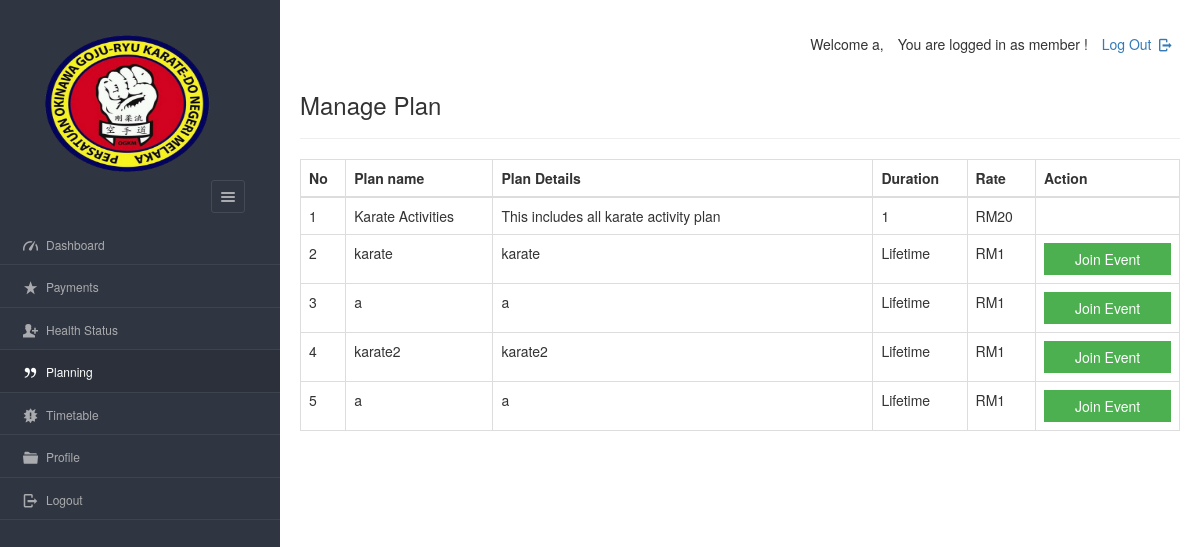
/dashboard/coach/view_plan.php (signed in), run on an earlier commit of the app's database.
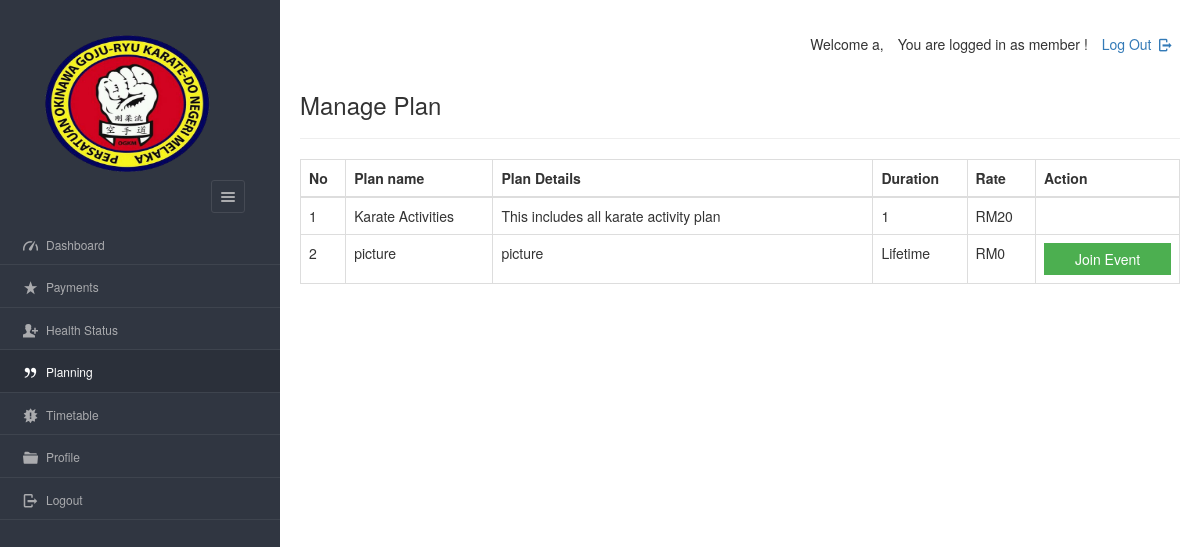
And on a later commit of the database.
### tables this page shows
CREATE TABLE `plan` (
  `planid` varchar(8) NOT NULL,
  `planName` varchar(20) NOT NULL,
  `description` varchar(200) NOT NULL,
  `planType` varchar(50) NOT NULL,
  `validity` varchar(20) NOT NULL DEFAULT 'Lifetime',
  `amount` int(10) NOT NULL DEFAULT 0,
  `active` varchar(255) NOT NULL
);

### dashboard/coach/view_plan.php (the view, shortened to what this page needs)
<?php
require '../../include/db_conn.php';
?>
<!DOCTYPE html>
<html lang="en">
<head>
    <link rel="stylesheet" href="../../css/style.css"  id="style-resource-5">
    <link rel="stylesheet" href="../../css/dashMain.css">
    <link rel="stylesheet" type="text/css" href="../../css/entypo.css">
	<link href="a1style.css" rel="stylesheet" type="text/css">
	<link rel="stylesheet" href="https://maxcdn.bootstrapcdn.com/bootstrap/3.4.1/css/bootstrap.min.css">
	<link rel="stylesheet" href="../../css/dashboard/sidebar.css">
</head>
     <body class="page-body  page-fade" onload="collapseSidebar()">
    	<div class="page-container sidebar-collapsed" id="navbarcollapse">
		<div class="sidebar-menu">
			<header class="logo-env">
					<div class="sidebar-collapse" onclick="collapseSidebar()">
				<a href="#" class="sidebar-collapse-icon with-animation">
					<i class="entypo-menu"></i>
				</a>
			</div>
			</header>
    		<?php include('nav.php'); ?>
    	</div>
    		<div class="main-content">
				<div class="row">
					<div class="col-md-6 col-sm-8 clearfix">
					</div>
					<div class="col-md-6 col-sm-4 clearfix hidden-xs">
						<ul class="list-inline links-list pull-right">
							<li>
								<a href="logout.php">
									Log Out <i class="entypo-logout right"></i>
								</a>
							</li>
						</ul>
					</div>
				</div>
		<h3>Manage Plan</h3>
		<hr />
		<table class="table table-bordered datatable" id="table-1" border=1>
			<thead>
				<tr>
					<th>No</th>
					<th>Plan name</th>
					<th>Plan Details</th>
					<th>Duration</th>
					<th>Rate</th>
					<th>Action</th>
				</tr>
			</thead>
				<tbody>
				<?php
$query  = "SELECT * FROM plan WHERE active='yes' ORDER BY amount DESC";
$result = mysqli_query($con, $query);
$sno = 1;
if (mysqli_num_rows($result) > 0) {
    while ($row = mysqli_fetch_assoc($result)) {
        $msgid = $row['planid'];
        echo "<tr>";
        echo "<td>" . $sno . "</td>";
        echo "<td>" . htmlspecialchars($row['planName']) . "</td>";
        echo "<td width='380'>" . htmlspecialchars($row['description']) . "</td>";
        echo "<td>" . htmlspecialchars($row['validity']) . "</td>";
        echo "<td>RM" . htmlspecialchars($row['amount']) . "</td>";
        $sno++;
        if ($msgid !== 'XTWIOL') {
            echo '<td>
                    <a href="#?id=' . $msgid . '">
                        <input type="button" class="a1-btn a1-green" style="width:100%" value="Join Event">
                    </a>
                  </td>';
        } else {
            echo "<td></td>";
        }
        echo "</tr>";
    }
} else {
    echo "<tr><td colspan='6'>No active plans available.</td></tr>";
}
?>
				</tbody>
		</table>
    	</div>
    </body>
</html>

What changed in the data, as far as the page shows it:
removed plan: planName "karate", description "karate", validity "Lifetime", amount "1"
removed plan: planName "a", description "a", validity "Lifetime", amount "1"
removed plan: planName "karate2", description "karate2", validity "Lifetime", amount "1"
removed plan: planName "a", description "a", validity "Lifetime", amount "1"
added plan: planName "picture", description "picture", validity "Lifetime", amount "0"
